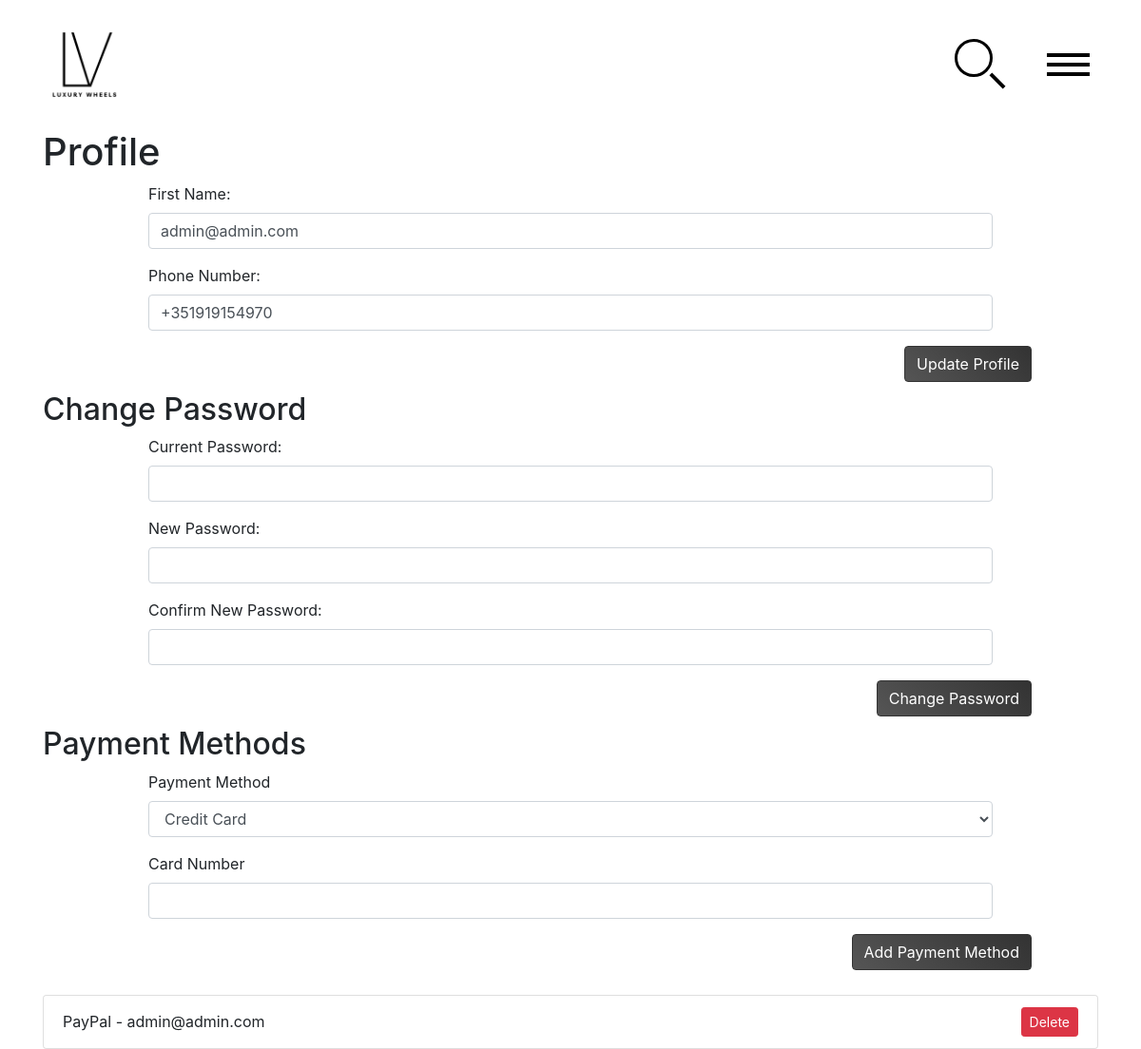
The page /profile (signed in) on the database its author committed.
### website/__init__.py (models this page shows)
class User(db.Model, UserMixin):
    __tablename__ = 'user'
    id = db.Column(db.Integer, primary_key=True)
    email = db.Column(db.String(150), unique=True)
    password = db.Column(db.String(150))
    first_name = db.Column(db.String(150))
    user_type = db.Column(db.String(150))
    phone_number = db.Column(db.String(50))
    creation_date = db.Column(db.DateTime, default=datetime.utcnow())
    rentings = db.relationship('Renting')
    payments = db.relationship('Payment')

class Payment(db.Model):
    id = db.Column(db.Integer, primary_key=True)
    method = db.Column(db.String(150))
    payment_date = db.Column(db.DateTime, default=datetime.utcnow)
    status = db.Column(db.String(50))
    card_last_four = db.Column(db.String(4))
    card_hash = db.Column(db.String(64), unique=True)
    email = db.Column(db.String(150))
    user_id = db.Column(db.Integer, db.ForeignKey('user.id'))

### website/profile.py (the view, shortened to what this page needs)
@profile_page.route('/profile', methods=['GET', 'POST'])
@login_required
def profile():
    payment_methods = Payment.query.filter_by(user_id=current_user.id).all()
    return render_template('profile.html', user=current_user, payment_methods=payment_methods)

### website/templates/profile.html (shortened to what this page needs)
{% extends "base.html" %}
{% block content %}
<div class="container">
    <h1>Profile</h1>
    <form method="POST" action="{{ url_for('profile_page.profile') }}">
        <div class="form-group">
            <label for="first_name">First Name:</label>
            <input type="text" id="first_name" name="first_name" class="form-control" value="{{ user.first_name }}"
                   required>
        </div>
        <div class="form-group">
            <label for="phone_number">Phone Number:</label>
            <input type="text" id="phone_number" name="phone_number" class="form-control"
                   value="{{ user.phone_number }}" required>
        </div>
        <button type="submit" class="btn btn-primary profile-button">Update Profile</button>
    </form>
    <br>
    <br>
    <h2>Change Password</h2>
    <form method="POST" action="{{ url_for('profile_page.profile') }}">
        <div class="form-group">
            <label for="current_password">Current Password:</label>
            <input type="password" id="current_password" name="current_password" class="form-control" required>
        </div>
        <div class="form-group">
            <label for="new_password">New Password:</label>
            <input type="password" id="new_password" name="new_password" class="form-control" required>
        </div>
        <div class="form-group">
            <label for="confirm_password">Confirm New Password:</label>
            <input type="password" id="confirm_password" name="confirm_password" class="form-control" required>
        </div>
        <button type="submit" class="btn btn-primary profile-button">Change Password</button>
    </form>
    <br>
    <br>
    <h2>Payment Methods</h2>
    <form action="{{ url_for('profile_page.add_payment_method') }}" method="POST">
        <div class="form-group">
            <label for="newPaymentMethod">Payment Method</label>
            <select id="newPaymentMethod" name="newPaymentMethod" class="form-control" onchange="togglePaymentInput()">
                <option value="Credit Card">Credit Card</option>
            </select>
        </div>
        <div class="form-group" id="cardInput">
            <label for="cardNumber">Card Number</label>
            <input type="text" id="cardNumber" name="cardNumber" class="form-control" pattern="\d{16}"
                   title="Please enter a valid 16-digit card number">
        </div>
        <button type="submit" class="btn btn-primary profile-button">Add Payment Method</button>
    </form>
    <br>
    <br>
    <ul class="list-group mt-3">
        {% for payment in payment_methods %}
        <li class="list-group-item d-flex justify-content-between align-items-center">
            {{ payment.method }} -
            {% if payment.method == 'PayPal' %}
            {{ payment.email }}
            {% else %}
            **** **** **** {{ payment.card_last_four }}
            {% endif %}
            <form action="{{ url_for('profile_page.delete_payment_method', payment_id=payment.id) }}" method="POST"
                  style="display:inline;">
                <button type="submit" class="btn btn-danger btn-sm">Delete</button>
            </form>
        </li>
        {% endfor %}
    </ul>
</div>
{% endblock %}

### website/static/main.css (style rules this page uses)
html { height:100% }
body { background: #c1c1c1; height: auto; }
.form-group { width: 80%; margin: auto; }
.btn { display: block; margin: 0 auto; }
form button.btn-primary { background: linear-gradient(45deg, #555555, #333333) !important; color: #ffffff !important; border-color: #333333 !important; }
.container { cursor: pointer; flex-direction: column; }
.profile-button { float:right; margin-right: 70px; }

### rows shown on the page
User: first_name "admin@admin.com", phone_number "+351919154970"
Payment: method "PayPal", email "admin@admin.com"
